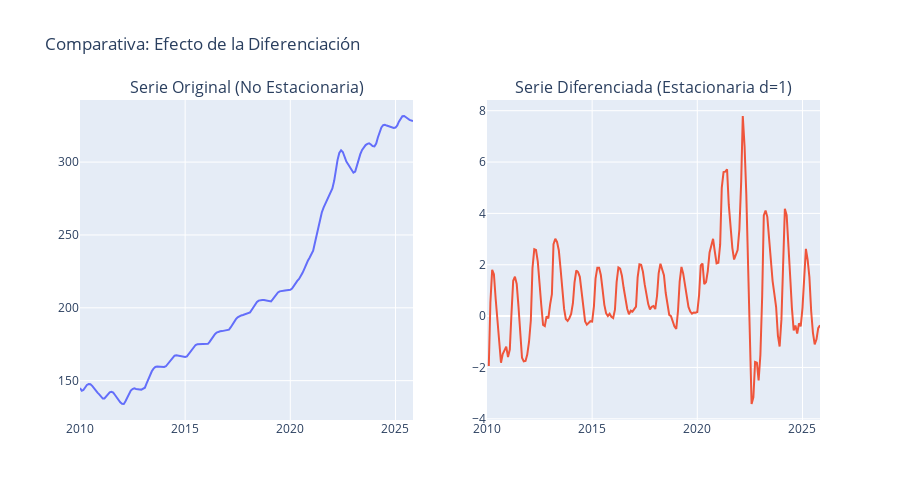

Write notebook code for a chart like this one.
### Code cell
# @title Prueba de Dickey-Fuller y Diferenciación
def check_stationarity(series, title="Serie Original"):
    result = adfuller(series.dropna())
    print(f'ADF Test: {title}')
    print(f'Estadístico ADF: {result[0]:.4f}')
    print(f'p-value: {result[1]:.4f}')
    is_stationary = result[1] < 0.05
    print(f"¿Es estacionaria? {'SÍ' if is_stationary else 'NO'}\n")
    return is_stationary

# 1. Revisamos la serie original
check_stationarity(df['value'], "Nivel Original")

# 2. Aplicamos Primera Diferencia (d=1)
df['diff_1'] = df['value'].diff()

# 3. Revisamos la serie diferenciada
check_stationarity(df['diff_1'], "Primera Diferencia (d=1)")

# Creamos una figura con 2 columnas (Subplots)
fig = make_subplots(
    rows=1, cols=2,
    subplot_titles=("Serie Original (No Estacionaria)", "Serie Diferenciada (Estacionaria d=1)")
)

# Gráfico 1: Serie Original
fig.add_trace(
    go.Scatter(x=df.index, y=df['value'], name='Original'),
    row=1, col=1
)

# Gráfico 2: Serie Diferenciada
fig.add_trace(
    go.Scatter(x=df.index, y=df['diff_1'], name='Diferenciada'),
    row=1, col=2
)

# Ajustes de diseño
fig.update_layout(
    title_text="Comparativa: Efecto de la Diferenciación",
    showlegend=False, # Ocultamos leyenda
    height=500
)

fig.show()

### Figure 1 — Plotly figure (JSON) as saved in the notebook; plotly's stock layout.template omitted (floating-point values rounded to 4 significant figures; data arrays with more than 128 entries replaced by an {"elided": "..."} marker saying what was removed)
{"data": [{"name": "Original", "type": "scatter", "x": {"elided": "191 str values"}, "xaxis": "x", "y": {"elided": "191 float values"}, "yaxis": "y"}, {"name": "Diferenciada", "type": "scatter", "x": {"elided": "191 str values"}, "xaxis": "x2", "y": {"elided": "191 float values"}, "yaxis": "y2"}], "layout": {"annotations": [{"font": {"size": 16}, "showarrow": false, "text": "Serie Original (No Estacionaria)", "x": 0.225, "xanchor": "center", "xref": "paper", "y": 1, "yanchor": "bottom", "yref": "paper"}, {"font": {"size": 16}, "showarrow": false, "text": "Serie Diferenciada (Estacionaria d=1)", "x": 0.775, "xanchor": "center", "xref": "paper", "y": 1, "yanchor": "bottom", "yref": "paper"}], "height": 500, "showlegend": false, "title": {"text": "Comparativa: Efecto de la Diferenciación"}, "xaxis": {"anchor": "y", "domain": [0, 0.45]}, "xaxis2": {"anchor": "y2", "domain": [0.55, 1]}, "yaxis": {"anchor": "x", "domain": [0, 1]}, "yaxis2": {"anchor": "x2", "domain": [0, 1]}}}
